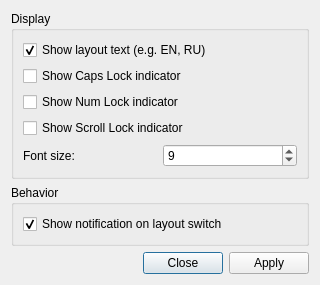
<?xml version="1.0" encoding="UTF-8"?>
<ui version="4.0">
 <class>KbLayoutSettingsDialog</class>
 <widget class="QDialog" name="KbLayoutSettingsDialog">
  <property name="geometry">
   <rect>
    <x>0</x>
    <y>0</y>
    <width>320</width>
    <height>240</height>
   </rect>
  </property>
  <property name="windowTitle">
   <string>Keyboard Layout Switcher — Settings</string>
  </property>
  <layout class="QVBoxLayout" name="verticalLayout">
   <item>
    <widget class="QGroupBox" name="displayGroup">
     <property name="title">
      <string>Display</string>
     </property>
     <layout class="QVBoxLayout" name="displayLayout">
      <item>
       <widget class="QCheckBox" name="chkShowText">
        <property name="text">
         <string>Show layout text (e.g. EN, RU)</string>
        </property>
        <property name="checked">
         <bool>true</bool>
        </property>
       </widget>
      </item>
      <item>
       <widget class="QCheckBox" name="chkShowCaps">
        <property name="text">
         <string>Show Caps Lock indicator</string>
        </property>
       </widget>
      </item>
      <item>
       <widget class="QCheckBox" name="chkShowNum">
        <property name="text">
         <string>Show Num Lock indicator</string>
        </property>
       </widget>
      </item>
      <item>
       <widget class="QCheckBox" name="chkShowScroll">
        <property name="text">
         <string>Show Scroll Lock indicator</string>
        </property>
       </widget>
      </item>
      <item>
       <layout class="QHBoxLayout" name="fontSizeLayout">
        <item>
         <widget class="QLabel" name="labelFontSize">
          <property name="text">
           <string>Font size:</string>
          </property>
         </widget>
        </item>
        <item>
         <widget class="QSpinBox" name="spinFontSize">
          <property name="minimum">
           <number>6</number>
          </property>
          <property name="maximum">
           <number>24</number>
          </property>
          <property name="value">
           <number>9</number>
          </property>
         </widget>
        </item>
       </layout>
      </item>
     </layout>
    </widget>
   </item>
   <item>
    <widget class="QGroupBox" name="behaviorGroup">
     <property name="title">
      <string>Behavior</string>
     </property>
     <layout class="QVBoxLayout" name="behaviorLayout">
      <item>
       <widget class="QCheckBox" name="chkNotification">
        <property name="text">
         <string>Show notification on layout switch</string>
        </property>
        <property name="checked">
         <bool>true</bool>
        </property>
       </widget>
      </item>
     </layout>
    </widget>
   </item>
   <item>
    <widget class="QDialogButtonBox" name="buttonBox">
     <property name="orientation">
      <enum>Qt::Horizontal</enum>
     </property>
     <property name="standardButtons">
      <set>QDialogButtonBox::Apply|QDialogButtonBox::Close</set>
     </property>
    </widget>
   </item>
  </layout>
 </widget>
 <resources/>
 <connections>
  <connection>
   <sender>buttonBox</sender>
   <signal>accepted()</signal>
   <receiver>KbLayoutSettingsDialog</receiver>
   <slot>accept()</slot>
   <hints>
    <hint type="sourcelabel">
     <x>248</x>
     <y>254</y>
    </hint>
    <hint type="destinationlabel">
     <x>157</x>
     <y>274</y>
    </hint>
   </hints>
  </connection>
  <connection>
   <sender>buttonBox</sender>
   <signal>rejected()</signal>
   <receiver>KbLayoutSettingsDialog</receiver>
   <slot>reject()</slot>
   <hints>
    <hint type="sourcelabel">
     <x>316</x>
     <y>260</y>
    </hint>
    <hint type="destinationlabel">
     <x>286</x>
     <y>274</y>
    </hint>
   </hints>
  </connection>
 </connections>
</ui>
